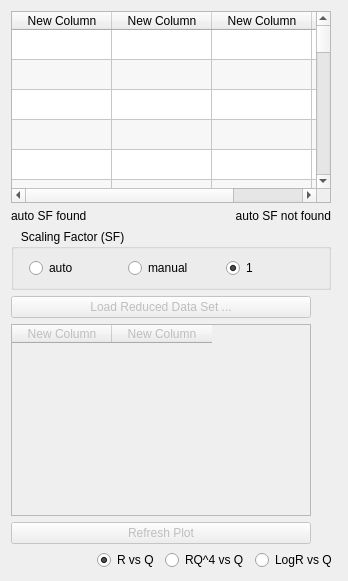
      <widget class="QWidget" name="data_stitching_Tab">
       <property name="autoFillBackground">
        <bool>false</bool>
       </property>
       <attribute name="title">
        <string>Data Stitching</string>
       </attribute>
       <layout class="QVBoxLayout" name="verticalLayout_3">
        <item>
         <layout class="QHBoxLayout" name="horizontalLayout_2">
          <item>
           <layout class="QVBoxLayout" name="verticalLayout_4">
            <item>
             <widget class="QTableWidget" name="dataStitchingTable">
              <property name="enabled">
               <bool>true</bool>
              </property>
              <property name="minimumSize">
               <size>
                <width>320</width>
                <height>0</height>
               </size>
              </property>
              <property name="maximumSize">
               <size>
                <width>300</width>
                <height>16777215</height>
               </size>
              </property>
              <property name="alternatingRowColors">
               <bool>true</bool>
              </property>
              <property name="wordWrap">
               <bool>false</bool>
              </property>
              <attribute name="verticalHeaderVisible">
               <bool>false</bool>
              </attribute>
              <attribute name="verticalHeaderVisible">
               <bool>false</bool>
              </attribute>
              <row>
               <property name="text">
                <string>New Row</string>
               </property>
              </row>
              <row>
               <property name="text">
                <string>New Row</string>
               </property>
              </row>
              <row>
               <property name="text">
                <string>New Row</string>
               </property>
              </row>
              <row>
               <property name="text">
                <string>New Row</string>
               </property>
              </row>
              <row>
               <property name="text">
                <string>New Row</string>
               </property>
              </row>
              <row>
               <property name="text">
                <string>New Row</string>
               </property>
              </row>
              <row>
               <property name="text">
                <string>New Row</string>
               </property>
              </row>
              <row>
               <property name="text">
                <string>New Row</string>
               </property>
              </row>
              <row>
               <property name="text">
                <string>New Row</string>
               </property>
              </row>
              <row>
               <property name="text">
                <string>New Row</string>
               </property>
              </row>
              <row>
               <property name="text">
                <string>New Row</string>
               </property>
              </row>
              <row>
               <property name="text">
                <string>New Row</string>
               </property>
              </row>
              <row>
               <property name="text">
                <string>New Row</string>
               </property>
              </row>
              <row>
               <property name="text">
                <string>New Row</string>
               </property>
              </row>
              <row>
               <property name="text">
                <string>New Row</string>
               </property>
              </row>
              <row>
               <property name="text">
                <string>New Row</string>
               </property>
              </row>
              <row>
               <property name="text">
                <string>New Row</string>
               </property>
              </row>
              <row>
               <property name="text">
                <string>New Row</string>
               </property>
              </row>
              <row>
               <property name="text">
                <string>New Row</string>
               </property>
              </row>
              <row>
               <property name="text">
                <string>New Row</string>
               </property>
              </row>
              <row>
               <property name="text">
                <string>New Row</string>
               </property>
              </row>
              <row>
               <property name="text">
                <string>New Row</string>
               </property>
              </row>
              <row>
               <property name="text">
                <string>New Row</string>
               </property>
              </row>
              <row>
               <property name="text">
                <string>New Row</string>
               </property>
              </row>
              <row>
               <property name="text">
                <string>New Row</string>
               </property>
              </row>
              <row>
               <property name="text">
                <string>New Row</string>
               </property>
              </row>
              <row>
               <property name="text">
                <string>New Row</string>
               </property>
              </row>
              <row>
               <property name="text">
                <string>New Row</string>
               </property>
              </row>
              <row>
               <property name="text">
                <string>New Row</string>
               </property>
              </row>
              <row>
               <property name="text">
                <string>New Row</string>
               </property>
              </row>
              <row>
               <property name="text">
                <string>New Row</string>
               </property>
              </row>
              <row>
               <property name="text">
                <string>New Row</string>
               </property>
              </row>
              <row>
               <property name="text">
                <string>New Row</string>
               </property>
              </row>
              <column>
               <property name="text">
                <string>New Column</string>
               </property>
              </column>
              <column>
               <property name="text">
                <string>New Column</string>
               </property>
              </column>
              <column>
               <property name="text">
                <string>New Column</string>
               </property>
              </column>
              <column>
               <property name="text">
                <string>New Column</string>
               </property>
              </column>
             </widget>
            </item>
            <item>
             <layout class="QHBoxLayout" name="horizontalLayout_8">
              <item>
               <widget class="QLabel" name="sf_found_label">
                <property name="text">
                 <string>auto SF found</string>
                </property>
               </widget>
              </item>
              <item>
               <widget class="QLabel" name="sf_not_found_label">
                <property name="text">
                 <string>auto SF not found</string>
                </property>
                <property name="alignment">
                 <set>Qt::AlignRight|Qt::AlignTrailing|Qt::AlignVCenter</set>
                </property>
               </widget>
              </item>
             </layout>
            </item>
            <item>
             <widget class="QGroupBox" name="groupBox">
              <property name="title">
               <string>   Scaling Factor (SF)</string>
              </property>
              <layout class="QHBoxLayout" name="horizontalLayout">
               <property name="leftMargin">
                <number>15</number>
               </property>
               <item>
                <widget class="QRadioButton" name="autoSF">
                 <property name="enabled">
                  <bool>true</bool>
                 </property>
                 <property name="text">
                  <string>auto</string>
                 </property>
                 <property name="checked">
                  <bool>false</bool>
                 </property>
                </widget>
               </item>
               <item>
                <widget class="QRadioButton" name="manualSF">
                 <property name="enabled">
                  <bool>true</bool>
                 </property>
                 <property name="text">
                  <string>manual</string>
                 </property>
                </widget>
               </item>
               <item>
                <widget class="QRadioButton" name="oneSF">
                 <property name="enabled">
                  <bool>true</bool>
                 </property>
                 <property name="text">
                  <string>1</string>
                 </property>
                 <property name="checked">
                  <bool>true</bool>
                 </property>
                </widget>
               </item>
              </layout>
             </widget>
            </item>
            <item>
             <layout class="QVBoxLayout" name="verticalLayout_7">
              <item>
               <widget class="QPushButton" name="loadReducedAsciiDataSet">
                <property name="enabled">
                 <bool>false</bool>
                </property>
                <property name="minimumSize">
                 <size>
                  <width>300</width>
                  <height>0</height>
                 </size>
                </property>
                <property name="maximumSize">
                 <size>
                  <width>300</width>
                  <height>16777215</height>
                 </size>
                </property>
                <property name="text">
                 <string>Load Reduced Data Set ...</string>
                </property>
               </widget>
              </item>
              <item>
               <widget class="QTableWidget" name="reducedAsciiDataSetTable">
                <property name="enabled">
                 <bool>false</bool>
                </property>
                <property name="minimumSize">
                 <size>
                  <width>300</width>
                  <height>0</height>
                 </size>
                </property>
                <property name="maximumSize">
                 <size>
                  <width>300</width>
                  <height>16777215</height>
                 </size>
                </property>
                <column>
                 <property name="text">
                  <string>New Column</string>
                 </property>
                </column>
                <column>
                 <property name="text">
                  <string>New Column</string>
                 </property>
                </column>
               </widget>
              </item>
              <item>
               <widget class="QPushButton" name="refreshStitchingAsciiPlot">
                <property name="enabled">
                 <bool>false</bool>
                </property>
                <property name="maximumSize">
                 <size>
                  <width>300</width>
                  <height>16777215</height>
                 </size>
                </property>
                <property name="text">
                 <string>Refresh Plot</string>
                </property>
               </widget>
              </item>
             </layout>
            </item>
           </layout>
          </item>
          <item>
           <widget class="MPLWidgetXLogYLog" name="data_stitching_plot" native="true">
            <property name="enabled">
             <bool>true</bool>
            </property>
            <property name="sizePolicy">
             <sizepolicy hsizetype="Expanding" vsizetype="Expanding">
              <horstretch>0</horstretch>
              <verstretch>0</verstretch>
             </sizepolicy>
            </property>
           </widget>
          </item>
         </layout>
        </item>
        <item>
         <layout class="QHBoxLayout" name="horizontalLayout_7">
          <item>
           <spacer name="horizontalSpacer_5">
            <property name="orientation">
             <enum>Qt::Horizontal</enum>
            </property>
            <property name="sizeHint" stdset="0">
             <size>
              <width>40</width>
              <height>20</height>
             </size>
            </property>
           </spacer>
          </item>
          <item>
           <widget class="QRadioButton" name="RvsQ">
            <property name="enabled">
             <bool>true</bool>
            </property>
            <property name="text">
             <string>R vs Q</string>
            </property>
            <property name="checked">
             <bool>true</bool>
            </property>
           </widget>
          </item>
          <item>
           <widget class="QRadioButton" name="RQ4vsQ">
            <property name="enabled">
             <bool>true</bool>
            </property>
            <property name="text">
             <string>RQ^4 vs Q</string>
            </property>
           </widget>
          </item>
          <item>
           <widget class="QRadioButton" name="LogRvsQ">
            <property name="enabled">
             <bool>true</bool>
            </property>
            <property name="text">
             <string>LogR vs Q</string>
            </property>
           </widget>
          </item>
         </layout>
        </item>
       </layout>
      </widget>
